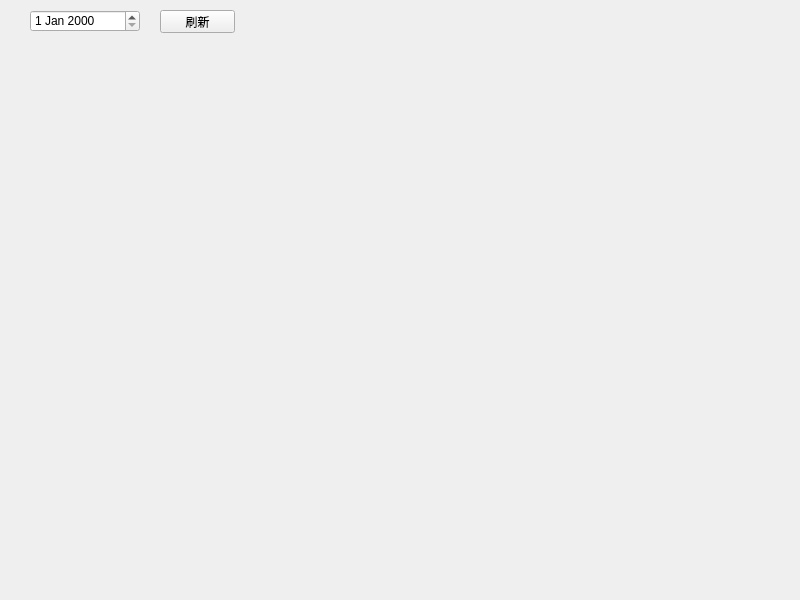
<?xml version="1.0" encoding="UTF-8"?>
<ui version="4.0">
 <class>china_ui</class>
 <widget class="QMainWindow" name="china_ui">
  <property name="geometry">
   <rect>
    <x>0</x>
    <y>0</y>
    <width>800</width>
    <height>600</height>
   </rect>
  </property>
  <property name="windowTitle">
   <string>中国疫情数据可视化地图</string>
  </property>
  <widget class="QWidget" name="centralwidget">
   <widget class="QDateEdit" name="dateEdit">
    <property name="geometry">
     <rect>
      <x>30</x>
      <y>10</y>
      <width>110</width>
      <height>22</height>
     </rect>
    </property>
   </widget>
   <widget class="QPushButton" name="pushButton">
    <property name="geometry">
     <rect>
      <x>160</x>
      <y>10</y>
      <width>75</width>
      <height>23</height>
     </rect>
    </property>
    <property name="text">
     <string>刷新</string>
    </property>
   </widget>
  </widget>
 </widget>
 <resources/>
 <connections/>
</ui>
